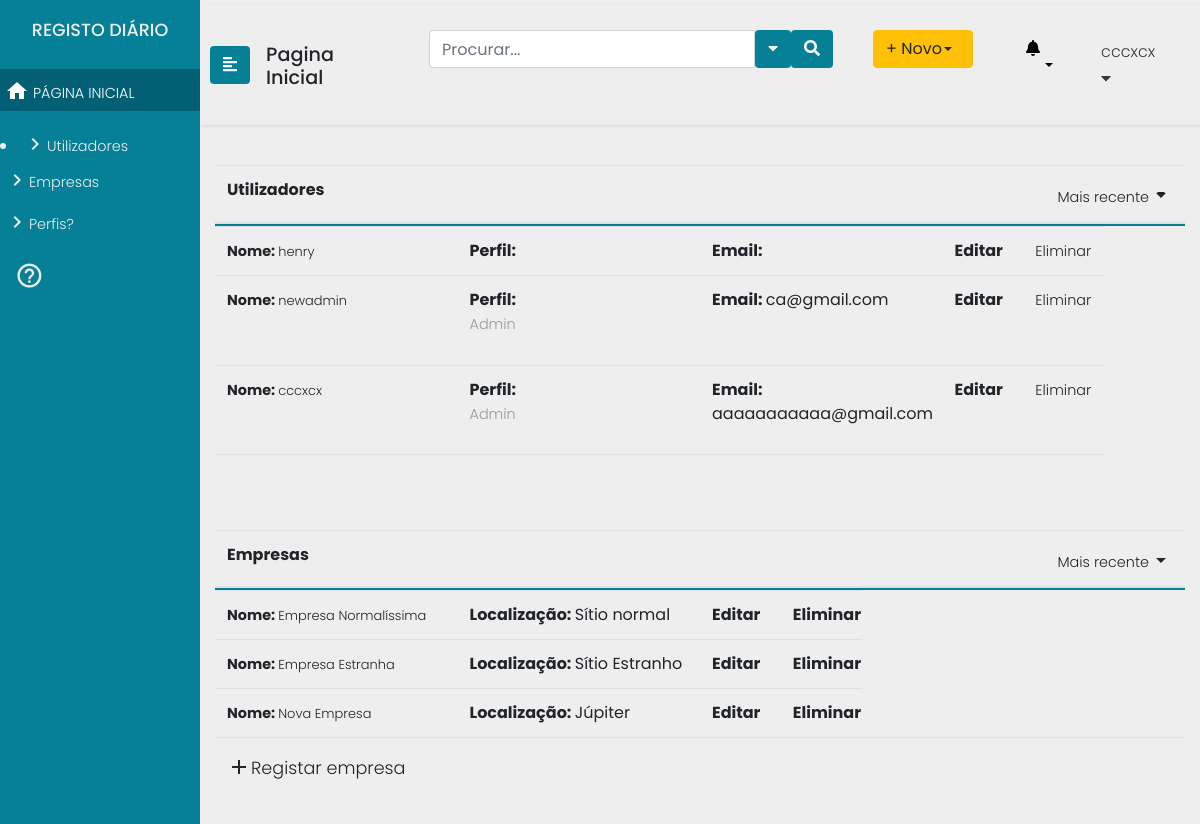
Page / (signed in) on the committed database.
### main/models.py (models this page shows, shortened)
class User(AbstractUser):
    id = models.AutoField(db_column='ID',primary_key=True)
    username = models.CharField(db_column='UserName',
                                max_length=255,
                                unique=True,
                                blank=True,
                                null=True)
    useremail = models.CharField(db_column='UserEmail',
                                 max_length=255,
                                 blank=True,
                                 null=True)
    password = models.CharField(db_column='Password',
                                max_length=255,
                                blank=True,null=True)
    organization = models.ForeignKey(Organization, null=True, on_delete=models.SET_NULL)
    class Meta:
        managed = True
        db_table = 'User'
        permissions = (
            ("test_GProc", "Teste de permissao geral Gestor de Processos"),
            ("test_Analist", "Teste de permissao geral Analista"),
            ("test_Func", "Teste de permissao geral Funcionário"),
            ("test_Admin", "Teste de permissao geral Administrador"),)

class Organization(models.Model):
    name = models.CharField(max_length=200)
    location = models.CharField(max_length=200)
    class Meta:
            permissions =( ("can_do", "Permission to do stuff"),)

### main/views.py (the view)
# urls.py: 2. Add a URL to urlpatterns:  path('', views.home, name='home')
@login_required(login_url='/login2')
def home(request):
	return render(request=request,
				  template_name="main/homepage.html",
				   context={"procs": Process.objects.all(), "acts": Activity.objects.all(),
				   			"roles": Role.objects.all()	, "users" : User.objects.all(),
							 "orgs" : Organization.objects.all(), "prods" : Product.objects.all(),
				   }
				   )

### main/templates/main/homepage.html
{% extends "main/header2.html" %}
{% block content %}
				{% if perms.main.test_GProc or  perms.main.test_Analist %}
				{% include "main/includes/sidenav_gpanalist.html" %}
				{% elif perms.main.test_Admin %}
				{% include "main/includes/sidenav_admin.html" %}
				{% endif %}
				{% if perms.main.test_GProc or  perms.main.test_Analist %}
				{% include "main/includes/gp_main_area.html" %}
				{% elif perms.main.test_Admin %}
				{% include "main/includes/admin_main_area.html" %}
				{% endif %}
{% endblock %}

### main/templates/main/includes/sidenav_admin.html (shortened to what this page needs)
	<body>
		<div class="wrapper">
			<nav id="sidebar" class="navbar-info" style="background:#058096;">
				<div class="sidebar-header" style="background:#058096;">
					<h4>REGISTO DIÁRIO </h4>
				</div>
				<ul class="list-unstyled components">
					<li class="active">
						<a href=""><i class="material-icons">home</i> PÁGINA INICIAL</a>
					</li>
				</ul>
<li>
    <a href="/utilizadores"><i class="material-icons">keyboard_arrow_right</i>Utilizadores</a>
</li>
<ul class="list-unstyled components">
    <li>
        <a href="/empresas"><i class="material-icons">keyboard_arrow_right</i>Empresas</a>
    </li>
    <li>
        <a href="#"><i class="material-icons">keyboard_arrow_right</i>Perfis?</a>
    </li>
</ul>
<div class="CTAs">
                    <a href="#"><i class="material-icons">help_outline</i></a>
				</div>
			</nav>
			<div id="content">
				<nav class="navbar navbar-expand-lg navbar-light">
					<button type="button" id="sidebarCollapse" class="btn text-white" style="background:#058096;">
                        <i class="fas fa-align-left"></i>
					</button>
					<div class="navegation">
						<h3 style="margin-top:10px;">Pagina Inicial</h3>
					</div>
					<div class="collapse navbar-collapse" id="navbarTogglerDemo03">
						<ul class="navbar-nav ml-auto mt-2 mt-lg-0">
							<li class="sidebar-search nav-item active">
								<form class="form-inline input-group  custom-search-form">
									<input type="text"  class="form-control" placeholder="Procurar...">
									<button class="btn btn-default text-white" type="button"  data-toggle="dropdown" aria-haspopup="true" aria-expanded="false">
										<i class="fa fa-caret-down"></i>
									</button>
									<span class="input-group-btn">
										<button class="btn btn-default text-white">
											<i class="fa fa-search"></i>
										</button>
									</span>
								</form>
							</li>
							<li class="nav-item">
								<div class="btn-group">
									<button type="button" class="btn btn-warning dropdown-toggle text-left" style="width:100px;" data-toggle="dropdown" aria-haspopup="true" aria-expanded="false">+ Novo </button>
								</div>
							</li>
							<li class="dropdown for-notification">
								<button class="btn btn-default dropdown-toggle notification" type="button" id="notification" data-toggle="dropdown" aria-haspopup="true" aria-expanded="false">
									<i class="fa fa-bell"></i>
								</button>
							</li>
							<li class="nav-item dropdown">
								<a class="nav-link text-left text-dark" style="font-size:1em;" data-toggle="dropdown" href="#" role="button" aria-haspopup="true" aria-expanded="false">{{user.username}}<i class="fa fa-caret-down"></i></a>
							</li>
						</ul>
					</div>
				</nav>

### main/templates/main/includes/admin_main_area.html (shortened to what this page needs)
				<div class="container">
					<table class="table table-hover header-fixed">
						<thead>
							<tr class="d-flex">
								<th class="col-9">Utilizadores</th>
								<th class="col-3 text-right">
									<a class="dropdown-toggle" id="sidebarCollapse" data-toggle="dropdown" href="#" role="button" aria-haspopup="true" aria-expanded="false"><span>Mais recente</span><i class="material-icons">arrow_drop_down</i></a>
								</th>
							</tr>
						</thead>
						<tbody>
								{% for utilizador in users %}
								<tr class="d-flex">
										<td class="col-3"><span><b>Nome: </b><a href="#">{{utilizador.username}} </a></span></td>
										<td class="col-3"><b>Perfil: </b>{% for group in utilizador.groups.all %}
										<p>{{group.name}}</p>
										{% endfor %} </td>
										<td class="col-3"><b>Email: </b>{{utilizador.email}}</span></td>
										<td class="col-1"><b>Editar</span></td>
										<td class="col-1"><b><a href="/UserDelete/{{utilizador.id}}">Eliminar</a></span></td>
									</tr>
									{% endfor %}
						</tbody>
					</table>
					<div class="brk">
					</div>
					<table class="table table-hover header-fixed">
						<thead>
							<tr class="d-flex">
								<th class="col-9">Empresas</th>
								<th class="col-3 text-right">
									<a class="ropdown-toggle" id="sidebarCollapse" data-toggle="dropdown" href="#" role="button" aria-haspopup="true" aria-expanded="false"><span>Mais recente</span><i class="material-icons">arrow_drop_down</i></a>
								</th>
							</tr>
						</thead>
						<tbody>
								{% for org in orgs %}
								<tr class="d-flex">
										<td class="col-3"><span><b>Nome: </b><a href="#">{{org.name}} </a></span></td>
										<td class="col-3"><b>Localização: </b> {{org.location}} </td>
										<td class="col-1"><b>Editar</span></td>
											<td class="col-1"><b>Eliminar</span></td>
									</tr>
									{% endfor %}
							<tr class="d-flex">
								<td class="col-9"><b><a href="criaratividade.html" class="novo"><i class="material-icons">add</i>Registar empresa</a></b></td>
								<td class="col-3 text-right"></td>
							</tr>
						</tbody>
					</table>
				</div>
            </div>
		</div>

### main/static/main/css/menu.css (style rules this page uses)
body { font-family: 'Poppins', sans-serif; background: #eee; }
h3 { font-family: 'Poppins', sans-serif; font-size: 1.2em; }
h4 { font-family: 'Poppins', sans-serif; font-size: 1.1em; }
p,a { font-family: 'Poppins', sans-serif; font-size: 0.9em; font-weight: 300; line-height: 1.7em; color: #999; }
a,a:hover,a:focus { color: inherit; text-decoration: none; transition: all 0.3s; }
.navbar { padding: 15px 10px; border: none; border-radius: 0; margin-bottom: 40px; box-shadow: 1px 1px 3px rgba(0, 0, 0, 0.1); }
.wrapper { display: flex; width: 100%; align-items: stretch; }
#sidebar { min-width: 200px; max-width: 200px; color: #eeeeee; transition: all 0.3s; }
#sidebar .sidebar-header { padding: 20px 0px 20px 0px; text-align: center; background: #000; }
#sidebar ul.components { padding: 0px 0px 0px 0px; }
a i { position: relative; top: 5px; font-size: 0.9em; }
#sidebar ul li a { padding: 5px; font-size: 0.9em; display: block; }
#sidebar ul li.active>a { color: #fff; background: #036074; }
.dropdown-toggle::after { display: block; position: absolute; top: 50%; right: 20px; transform: translateY(-50%); }
.CTAs { padding:0px 0px 0px 0px; }
.CTAs a { bottom:10px; display: block; border-radius: 5px; margin-left: 15px; }
.CTAs a i { font-size:2em; }
.collapse ul li { padding:10px 20px 10px 20px; }
#content { width: 100vw; padding: 5px 0px 5px 0px; min-height: 100vh; transition: all 0.3s; }
thead > tr { border-bottom: 2px solid #058096; }
td span { font-size:0.9em; }
.novo { font-size:1.1em; }
form button { background:#058096; }
.header-fixed { width: 100%; }
.header-fixed > thead, .header-fixed > tbody, .header-fixed > thead > tr, .header-fixed > tbody > tr, .header-fixed > thead > tr > th, .header-fixed > tbody > tr > td { display: block; }
.header-fixed > tbody > tr:after, .header-fixed > thead > tr:after { content: ' '; display: block; visibility: hidden; clear: both; }
.header-fixed > tbody { overflow-y: auto; height: 30vh; }
.header-fixed > tbody > tr > td, .header-fixed > thead > tr > th { width: 20%; float: left; }
.notification { background:#EEEEEE; }
.navegation { padding: 0px 1em; }
.brk { height:6vh; }

### rows in the picture
User: username "cccxcx", email "aaaaaaaaaaa@gmail.com"
User: username "henry"
User: username "newadmin", email "ca@gmail.com"
Organization: name "Empresa Normalíssima", location "Sítio normal"
Organization: name "Empresa Estranha", location "Sítio Estranho"
Organization: name "Nova Empresa", location "Júpiter"

### other values in the picture
{{ group.name }} "Admin"
